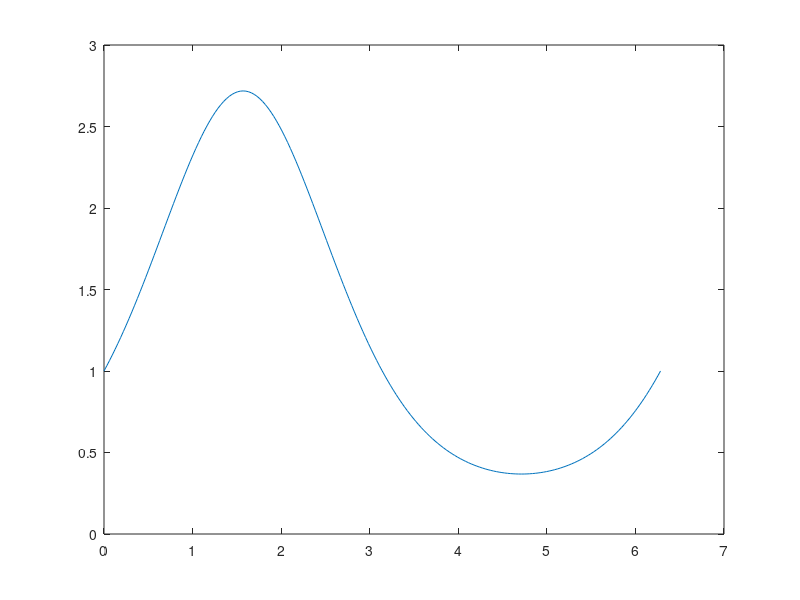

MATLAB code for this plot: (Note: this script raises an error after producing the figure.)
t = 0:pi/100:2*pi;
y = exp(sin(t));
h = plot(t,y,'YDataSource','y');
for k = 1:0.01:10
   y = exp(sin(t.*k));
   refreshdata(h,'caller') 
   drawnow
end